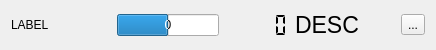
<?xml version="1.0" encoding="UTF-8"?>
<ui version="4.0">
 <class>SensorWidget</class>
 <widget class="QWidget" name="SensorWidget">
  <property name="geometry">
   <rect>
    <x>0</x>
    <y>0</y>
    <width>436</width>
    <height>50</height>
   </rect>
  </property>
  <property name="sizePolicy">
   <sizepolicy hsizetype="Expanding" vsizetype="Minimum">
    <horstretch>0</horstretch>
    <verstretch>0</verstretch>
   </sizepolicy>
  </property>
  <property name="windowTitle">
   <string>Form</string>
  </property>
  <layout class="QHBoxLayout" name="horizontalLayout">
   <item>
    <widget class="QLabel" name="Label">
     <property name="sizePolicy">
      <sizepolicy hsizetype="Fixed" vsizetype="Preferred">
       <horstretch>0</horstretch>
       <verstretch>0</verstretch>
      </sizepolicy>
     </property>
     <property name="minimumSize">
      <size>
       <width>100</width>
       <height>0</height>
      </size>
     </property>
     <property name="maximumSize">
      <size>
       <width>100</width>
       <height>16777215</height>
      </size>
     </property>
     <property name="text">
      <string>LABEL</string>
     </property>
    </widget>
   </item>
   <item>
    <widget class="QProgressBar" name="Progress">
     <property name="minimum">
      <number>-30</number>
     </property>
     <property name="maximum">
      <number>30</number>
     </property>
     <property name="value">
      <number>0</number>
     </property>
     <property name="invertedAppearance">
      <bool>false</bool>
     </property>
     <property name="format">
      <string>%v</string>
     </property>
    </widget>
   </item>
   <item>
    <widget class="QLCDNumber" name="Value">
     <property name="enabled">
      <bool>true</bool>
     </property>
     <property name="sizePolicy">
      <sizepolicy hsizetype="Minimum" vsizetype="Minimum">
       <horstretch>0</horstretch>
       <verstretch>0</verstretch>
      </sizepolicy>
     </property>
     <property name="minimumSize">
      <size>
       <width>0</width>
       <height>28</height>
      </size>
     </property>
     <property name="maximumSize">
      <size>
       <width>16777215</width>
       <height>28</height>
      </size>
     </property>
     <property name="frameShape">
      <enum>QFrame::NoFrame</enum>
     </property>
     <property name="smallDecimalPoint">
      <bool>false</bool>
     </property>
     <property name="digitCount">
      <number>5</number>
     </property>
     <property name="segmentStyle">
      <enum>QLCDNumber::Flat</enum>
     </property>
     <property name="value" stdset="0">
      <double>0.000000000000000</double>
     </property>
     <property name="intValue" stdset="0">
      <number>0</number>
     </property>
    </widget>
   </item>
   <item>
    <widget class="QLabel" name="Desc">
     <property name="sizePolicy">
      <sizepolicy hsizetype="Fixed" vsizetype="Preferred">
       <horstretch>0</horstretch>
       <verstretch>0</verstretch>
      </sizepolicy>
     </property>
     <property name="minimumSize">
      <size>
       <width>100</width>
       <height>0</height>
      </size>
     </property>
     <property name="maximumSize">
      <size>
       <width>300</width>
       <height>16777215</height>
      </size>
     </property>
     <property name="font">
      <font>
       <pointsize>17</pointsize>
      </font>
     </property>
     <property name="text">
      <string>DESC</string>
     </property>
    </widget>
   </item>
   <item>
    <widget class="QToolButton" name="Options">
     <property name="sizePolicy">
      <sizepolicy hsizetype="Fixed" vsizetype="Fixed">
       <horstretch>0</horstretch>
       <verstretch>0</verstretch>
      </sizepolicy>
     </property>
     <property name="text">
      <string>...</string>
     </property>
    </widget>
   </item>
  </layout>
 </widget>
 <resources/>
 <connections>
  <connection>
   <sender>Options</sender>
   <signal>clicked()</signal>
   <receiver>SensorWidget</receiver>
   <slot>onOptionsClick()</slot>
   <hints>
    <hint type="sourcelabel">
     <x>380</x>
     <y>26</y>
    </hint>
    <hint type="destinationlabel">
     <x>504</x>
     <y>129</y>
    </hint>
   </hints>
  </connection>
 </connections>
 <slots>
  <slot>onOptionsClick()</slot>
 </slots>
</ui>
